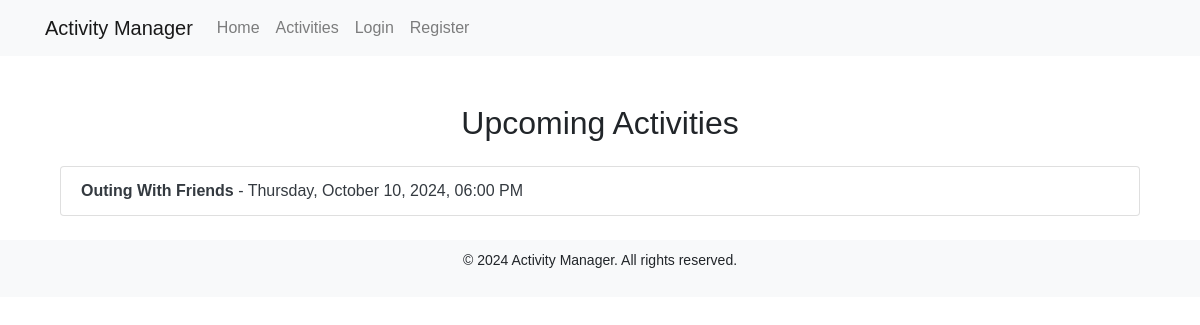
The app's page /, older data.
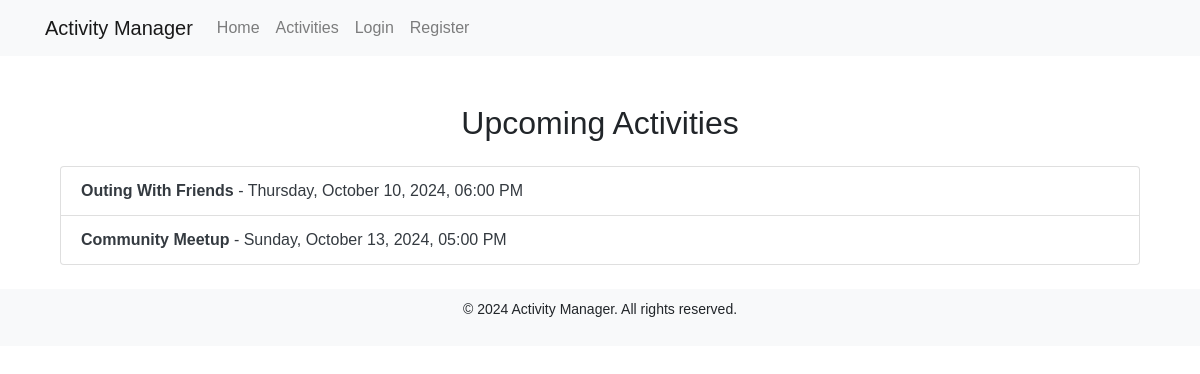
The same page, newer data.
### app/models.py (models this page shows)
class Activity(db.Model):
    id = db.Column(db.Integer, primary_key=True)
    activity_name = db.Column(db.String(150), nullable=False)
    description = db.Column(db.String(300))
    date_time = db.Column(db.DateTime, nullable=False)  # Updated column
    organizer_id = db.Column(db.Integer, db.ForeignKey('user.id'), nullable=False)
    participants = db.relationship('Participation', backref='activity', lazy=True)

### app/routes.py (the view)
@main.route('/')
def index():
    activities = Activity.query.all()  # Fetch all activities
    return render_template('index.html', activities=activities)

### app/templates/index.html (shortened to what this page needs)
{% extends 'base.html' %}
{% block content %}
<div class="container mt-5">
    <h2 class="text-center">Upcoming Activities</h2>
    <ul class="list-group mt-4">
        {% for activity in activities %}
        <li class="list-group-item">
            <a href="{{ url_for('main.activity_detail', activity_id=activity.id) }}" class="text-decoration-none text-dark">
                <strong>{{ activity.activity_name }}</strong> - {{ activity.date_time.strftime('%A, %B %d, %Y, %I:%M %p') }}
            </a>
        </li>
        {% else %}
        <li class="list-group-item text-center">No upcoming activities.</li>
        {% endfor %}
    </ul>
</div>
{% endblock %}

### app/templates/base.html (shortened to what this page needs)
<!DOCTYPE html>
<html lang="en">
<head>
    <link rel="stylesheet" href="https://stackpath.bootstrapcdn.com/bootstrap/4.5.2/css/bootstrap.min.css" />
    <link rel="stylesheet" href="{{ url_for('static', filename='style.css') }}" />
</head>
<body>
    <nav class="navbar navbar-expand-lg navbar-light bg-light">
        <div class="container">
            <a class="navbar-brand" href="{{ url_for('main.index') }}">Activity Manager</a>
            <div class="collapse navbar-collapse" id="navbarNav">
                <ul class="navbar-nav">
                    <li class="nav-item">
                        <a class="nav-link" href="{{ url_for('main.index') }}">Home</a>
                    </li>
                    <li class="nav-item">
                        <a class="nav-link" href="{{ url_for('main.activities') }}">Activities</a>
                    </li>
                    {% if current_user.is_authenticated %}
                    <li class="nav-item">
                        <a class="nav-link" href="{{ url_for('main.profile') }}">Profile</a>
                    </li>
                    <li class="nav-item">
                        <a class="nav-link" href="{{ url_for('main.logout') }}">Logout</a>
                    </li>
                    {% else %}
                    <li class="nav-item">
                        <a class="nav-link" href="{{ url_for('main.login') }}">Login</a>
                    </li>
                    <li class="nav-item">
                        <a class="nav-link" href="{{ url_for('main.register') }}">Register</a>
                    </li>
                    {% endif %}
                </ul>
            </div>
        </div>
    </nav>
    <div class="container my-4">
        {% block content %}{% endblock %}
    </div>
    <footer class="text-center mt-4">
        <p>&copy; 2024 Activity Manager. All rights reserved.</p>
    </footer>
</body>
</html>

### app/static/style.css (style rules this page uses)
body { font-family: Arial, sans-serif; }
nav { margin-bottom: 20px; }
footer { background-color: #f8f9fa; padding: 10px 0; position: relative; bottom: 0; width: 100%; }
h2 { font-size: 2rem; margin-bottom: 1rem; }
p { font-size: 14px; }
.mt-5 { margin-top: 3rem !important; }
.text-center { text-align: center !important; }

Row changes from the older to the newer data that the page shows:
added Activity: activity_name "Community Meetup", date_time "Sunday, October 13, 2024, 05:00 PM"
